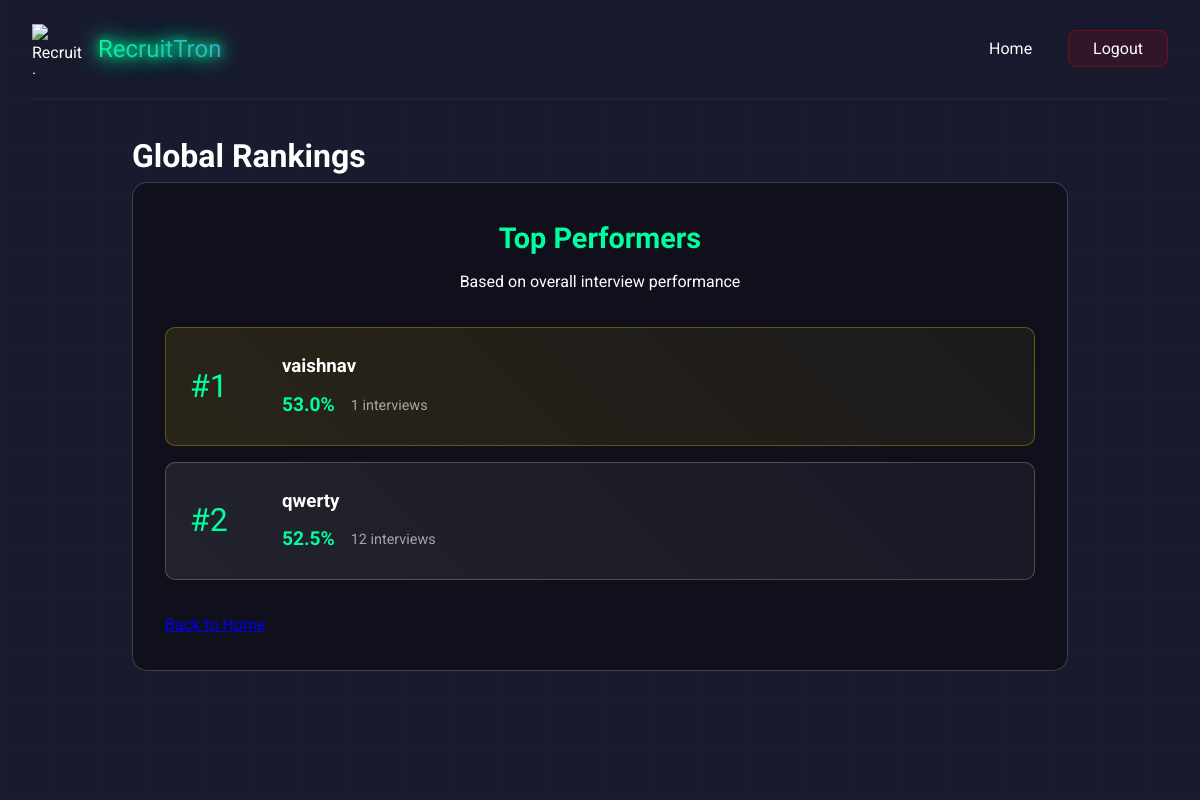
The page /leaderboard on the database as committed earlier.
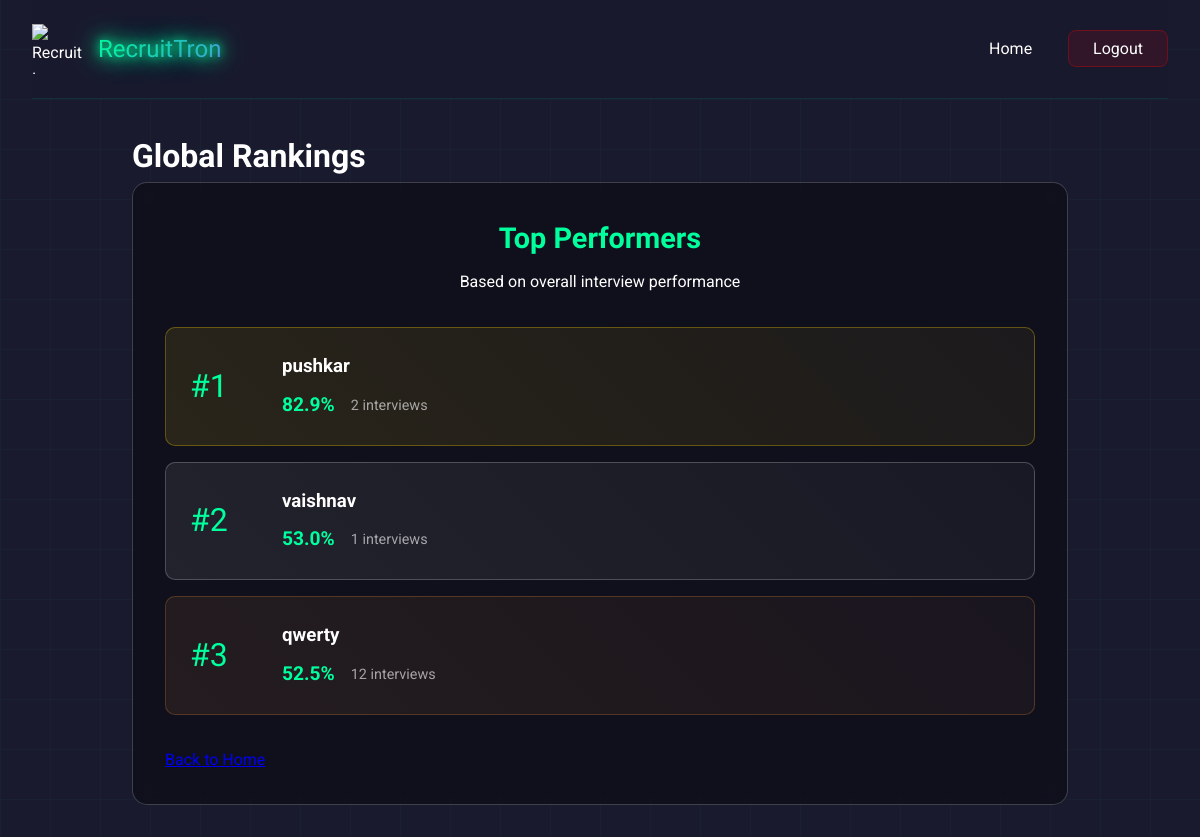
The same page on the database as committed later.
### models/user.py (models this page shows, shortened)
class User(UserMixin, db.Model):
    id = db.Column(db.Integer, primary_key=True)
    username = db.Column(db.String(80), unique=True, nullable=False)
    email = db.Column(db.String(120), unique=True, nullable=False)
    password_hash = db.Column(db.String(128))

### app.py (the view)
@app.route('/leaderboard')
def leaderboard():
    top_users = db.session.query(
        User,
        func.avg(InterviewFeedback.total_score).label('avg_score'),
        func.count(InterviewFeedback.id).label('interview_count')
    ).join(InterviewFeedback)\
    .group_by(User.id)\
    .order_by(desc('avg_score'))\
    .limit(5)\
    .all()
    leaderboard_data = [{
        'rank': idx + 1,
        'name': user.username,
        'avg_score': float("%.1f" % avg_score),
        'interviews': interview_count
    } for idx, (user, avg_score, interview_count) in enumerate(top_users)]
    return render_template('leaderboard.html', leaderboard_data=leaderboard_data)

### templates/leaderboard.html (shortened to what this page needs)
<!DOCTYPE html>
<html lang="en">
<head>
    <link rel="stylesheet" href="/static/css/style.css">
</head>
<body class="leaderboard-page">
    <div id="particles-js"></div>
    <div class="cyber-grid"></div>
    <div class="container">
        <nav class="nav-bar glass-nav">
            <div class="logo-container">
                <img src="/static/img/logo.png" alt="RecruitTron Logo" class="logo">
                <span class="logo-text neon-text">RecruitTron</span>
            </div>
            <div class="nav-links">
                <a href="/" class="nav-link">Home</a>
                <a href="/logout" class="nav-link logout-btn"><span>Logout</span></a>
            </div>
        </nav>
        <main class="leaderboard-content">
            <h1 class="cyber-glitch" data-text="Global Rankings">Global Rankings</h1>
            <div class="leaderboard-container glassmorphism">
                <div class="leaderboard-header">
                    <h2>Top Performers</h2>
                    <p>Based on overall interview performance</p>
                </div>
                <div class="leaderboard-grid">
                    {% for user in leaderboard_data %}
                    <div class="rank-card {% if user.rank == 1 %}gold{% elif user.rank == 2 %}silver{% elif user.rank == 3 %}bronze{% endif %}">
                        <div class="rank-number">#{{ user.rank }}</div>
                        <div class="user-info">
                            <h3>{{ user.name }}</h3>
                            <div class="score-badge">
                                <span class="score">{{ user.avg_score }}%</span>
                                <span class="interview-count">{{ user.interviews }} interviews</span>
                            </div>
                        </div>
                    </div>
                    {% endfor %}
                </div>
                <div class="actions">
                    <a href="/" class="cyber-button">
                    </a>
                </div>
            </div>
        </main>
    </div>
</body>
</html>

### static/css/style.css (style rules this page uses)
:root { --primary-color: #00ff9d; --secondary-color: #6c63ff; --accent-color: #ff3366; --dark-color: #1a1a2e; --light-color: #ffffff; --gradient-1: linear-gradient(135deg, #00ff9d 0%, #6c63ff 100%); --gradient-2: linear-gradient(45deg, #ff3366 0%, #6c63ff 100%); }
* { margin: 0; padding: 0; box-sizing: border-box; }
body { font-family: 'Roboto', sans-serif; background: var(--dark-color); color: var(--light-color); line-height: 1.6; overflow-x: hidden; cursor: default; }
#particles-js { position: fixed; top: 0; left: 0; width: 100%; height: 100%; z-index: -1; }
.container { max-width: 1200px; margin: 0 auto; padding: 0 2rem; }
.nav-bar { display: flex; justify-content: space-between; align-items: center; padding: 1.5rem 0; }
.logo-container { display: flex; align-items: center; gap: 1rem; }
.logo { width: 50px; height: 50px; }
.logo-text { font-family: 'Orbitron', sans-serif; font-size: 1.5rem; background: var(--gradient-1); -webkit-background-clip: text; -webkit-text-fill-color: transparent; }
.nav-links a { color: var(--light-color); text-decoration: none; margin-left: 2rem; transition: color 0.3s ease; }
.neon-text { color: #fff; text-shadow: 0 0 10px var(--primary-color), 0 0 20px var(--primary-color), 0 0 30px var(--primary-color); }
.glassmorphism { background: rgba(255, 255, 255, 0.1); backdrop-filter: blur(10px); border-radius: 20px; border: 1px solid rgba(255, 255, 255, 0.2); padding: 2rem; transition: transform 0.3s ease; }
.cyber-grid { position: fixed; top: 0; left: 0; width: 100%; height: 100%; background: linear-gradient(90deg, rgba(0, 255, 157, 0.03) 1px, transparent 1px) 0 0 / 50px 50px, linear-gradient(0deg, rgba(0, 255, 157, 0.03) 1px, transparent 1px) 0 0 / 50px 50px; pointer-events: none; animation: gridMove 20s linear infinite; }
.glass-nav { background: rgba(26, 26, 46, 0.8); backdrop-filter: blur(10px); border-bottom: 1px solid rgba(0, 255, 157, 0.1); }
.logout-btn { background: rgba(255, 0, 0, 0.1); border: 1px solid rgba(255, 0, 0, 0.3); padding: 0.5rem 1.5rem; border-radius: 8px; transition: all 0.3s ease; }
.leaderboard-content { max-width: 1000px; margin: 0 auto; padding: 2rem; }
.leaderboard-container { padding: 2rem; border-radius: 15px; background: rgba(13, 13, 23, 0.7); backdrop-filter: blur(10px); }
.leaderboard-header { text-align: center; margin-bottom: 2rem; }
.leaderboard-header h2 { color: var(--primary-color); font-family: 'Orbitron', sans-serif; font-size: 1.8rem; margin-bottom: 0.5rem; }
.leaderboard-grid { display: grid; gap: 1rem; margin-bottom: 2rem; }
.rank-card { display: flex; align-items: center; padding: 1.5rem; background: rgba(255, 255, 255, 0.05); border-radius: 10px; transition: transform 0.3s ease; }
.rank-card.gold { background: linear-gradient(45deg, rgba(255, 215, 0, 0.1), rgba(255, 215, 0, 0.05)); border: 1px solid rgba(255, 215, 0, 0.3); }
.rank-card.silver { background: linear-gradient(45deg, rgba(192, 192, 192, 0.1), rgba(192, 192, 192, 0.05)); border: 1px solid rgba(192, 192, 192, 0.3); }
.rank-card.bronze { background: linear-gradient(45deg, rgba(205, 127, 50, 0.1), rgba(205, 127, 50, 0.05)); border: 1px solid rgba(205, 127, 50, 0.3); }
.rank-number { font-size: 2rem; font-family: 'Orbitron', sans-serif; color: var(--primary-color); margin-right: 2rem; min-width: 60px; }
.user-info { flex-grow: 1; }
.user-info h3 { color: #fff; margin-bottom: 0.5rem; }
.score-badge { display: flex; align-items: center; gap: 1rem; }
.score { color: var(--primary-color); font-size: 1.2rem; font-weight: bold; }
.interview-count { color: rgba(255, 255, 255, 0.6); font-size: 0.9rem; }

Rows that differ between the two databases and show on the page:
added User: rank "1", name "pushkar", avg_score "82.9", interviews "2"
computed for User "vaishnav": rank "1" → "2"
computed for User "qwerty": rank "2" → "3"
